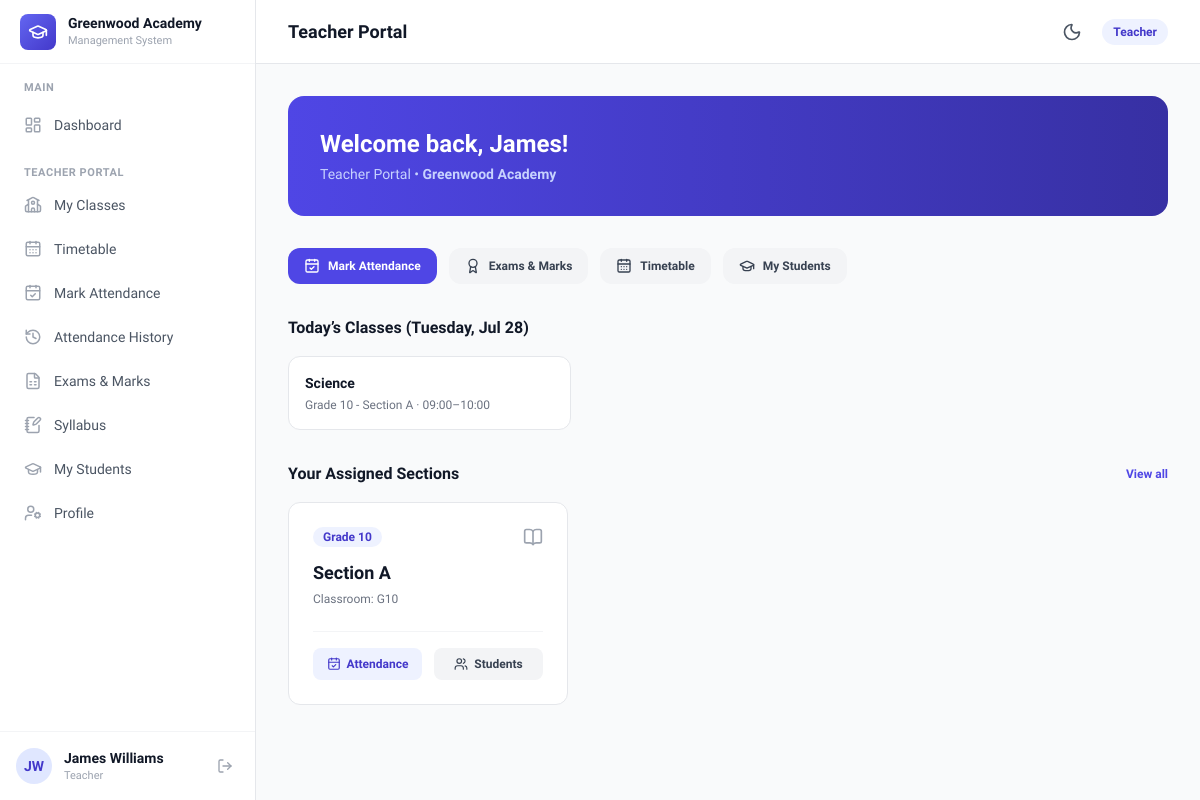
The app's page /dashboard/teacher/ (signed in), older data.
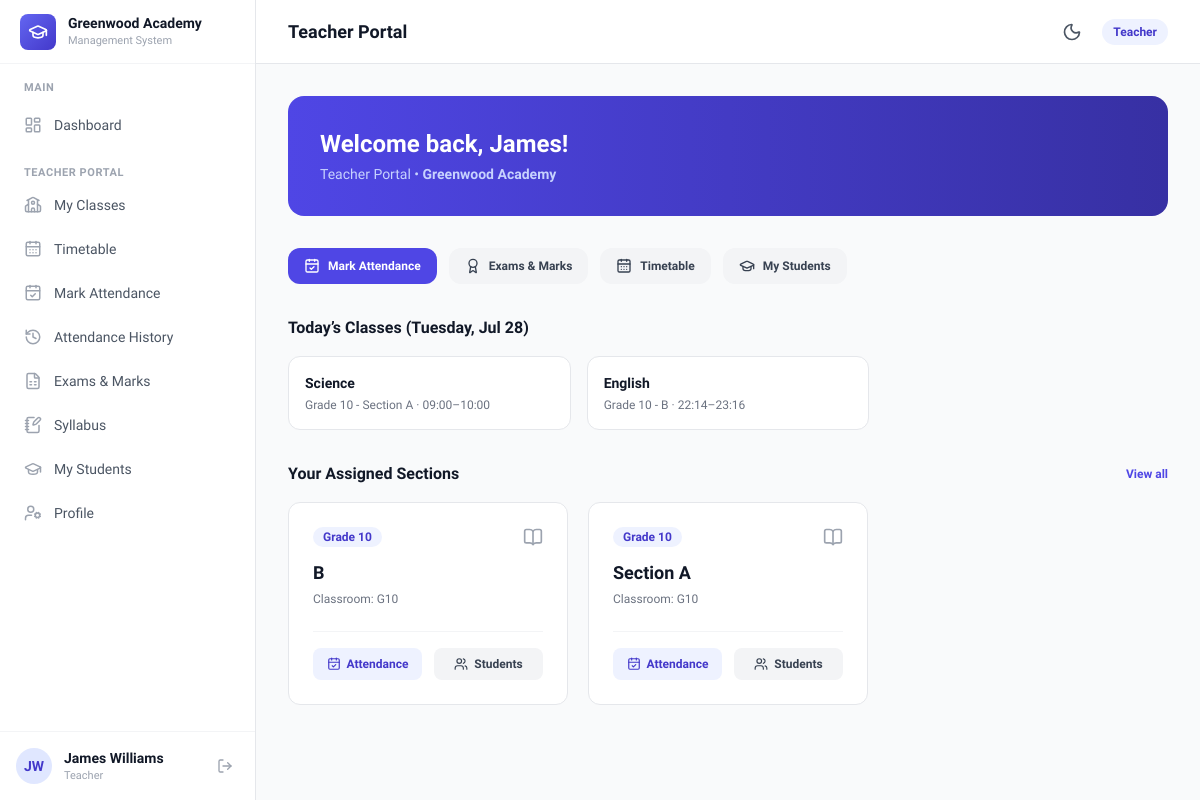
The same page, newer data.
### core/models.py (models this page shows, shortened)
class TenantModel(models.Model):
    school = models.ForeignKey(
        School,
        on_delete=models.CASCADE,
        related_name='%(class)s_set',
    )
    objects = TenantManager()
    unscoped = UnscopedManager()
    class Meta:
        abstract = True

class Timetable(TenantModel):
    section = models.ForeignKey(
        Section,
        on_delete=models.CASCADE,
        related_name='timetables'
    )
    subject = models.ForeignKey(
        Subject,
        on_delete=models.CASCADE,
        related_name='timetables'
    )
    teacher = models.ForeignKey(
        settings.AUTH_USER_MODEL,
        on_delete=models.CASCADE,
        related_name='timetables'
    )
    day_of_week = models.CharField(
        max_length=20,
        choices=DayOfWeekChoices.choices
    )
    start_time = models.TimeField()
    end_time = models.TimeField()
    class Meta:
        ordering = ['day_of_week', 'start_time']

class Subject(TenantModel):
    name = models.CharField(max_length=200)
    code = models.CharField(max_length=50)
    class Meta:
        ordering = ['name']
        unique_together = ['school', 'code']

class Section(TenantModel):
    classroom = models.ForeignKey(
        ClassRoom,
        on_delete=models.CASCADE,
        related_name='sections'
    )
    name = models.CharField(max_length=100)
    class_teacher = models.ForeignKey(
        settings.AUTH_USER_MODEL,
        on_delete=models.SET_NULL,
        null=True,
        blank=True,
        related_name='managed_sections'
    )
    class Meta:
        ordering = ['classroom__name', 'name']
        unique_together = ['classroom', 'name']
    def __str__(self):
        return f"{self.classroom.name} - {self.name}"

class ClassRoom(TenantModel):
    name = models.CharField(max_length=200)
    code = models.CharField(max_length=50)
    class Meta:
        ordering = ['name']
        unique_together = ['school', 'code']

### core/views.py (the view)
# urls.py: path('dashboard/teacher/', views.dashboard_teacher, name='dashboard_teacher'),
@login_required
def dashboard_teacher(request):
    user = request.user
    if user.primary_role != 'teacher' and not user.is_superuser:
        return redirect('core:dashboard')
    managed_sections = get_teacher_sections(user)
    today = datetime.date.today()
    today_key = today.strftime('%A').lower()  # monday, tuesday, ...
    today_slots = Timetable.objects.filter(
        teacher=user,
        day_of_week=today_key,
    ).select_related('section', 'section__classroom', 'subject').order_by('start_time')
    return render(request, 'core/dashboard_teacher.html', {
        'sections': managed_sections,
        'today_slots': today_slots,
        'today': today,
    })

### core/managers.py (called while the page is built)
def set_current_school(school):
    _thread_locals.current_school = school

def get_current_school():
    return getattr(_thread_locals, 'current_school', None)

def clear_current_school():
    _thread_locals.current_school = None

    def get_queryset(self):
        qs = TenantQuerySet(self.model, using=self._db)
        current_school = get_current_school()
        if current_school is not None:
            qs = qs.filter(school=current_school)
        return qs

### core/models.py (called while the page is built)
    @property
    def currency_symbol(self):
        return CURRENCY_SYMBOLS.get(self.currency, self.currency)

    @property
    def theme_palette(self):
        return THEME_PALETTES.get(self.theme_color, THEME_PALETTES[ThemeColorChoices.INDIGO])

    @property
    def is_school_admin(self):
        return self.primary_role == PrimaryRoleChoices.SCHOOL_ADMIN

    @property
    def role_display(self):
        if self.is_superuser:
            return 'Platform Admin'
        return self.get_primary_role_display()

### templates/core/dashboard_teacher.html (shortened to what the changed rows need)
{% extends "base.html" %}
{% block page_title %}Teacher Portal{% endblock %}
{% block content %}
<div class="space-y-8">
    <div class="relative overflow-hidden rounded-2xl bg-gradient-to-r from-primary-600 to-primary-800 p-6 lg:p-8 text-white">
        <h2 class="text-xl lg:text-2xl font-bold">Welcome back, {{ user.first_name }}!</h2>
    </div>
    {% if today_slots %}
    <div>
        <div class="grid grid-cols-1 md:grid-cols-2 lg:grid-cols-3 gap-4">
            {% for slot in today_slots %}
            <div class="bg-white rounded-xl border border-gray-200 p-4">
                <p class="text-sm font-bold text-gray-900">{{ slot.subject.name }}</p>
                <p class="text-xs text-gray-500 mt-1">{{ slot.section }} · {{ slot.start_time|time:"H:i" }}–{{ slot.end_time|time:"H:i" }}</p>
            </div>
            {% endfor %}
        </div>
    </div>
    {% endif %}
    <div>
        <div class="grid grid-cols-1 md:grid-cols-2 lg:grid-cols-3 gap-5">
            {% for section in sections %}
            <div class="bg-white rounded-xl border border-gray-200 p-6 hover:shadow-md transition-shadow flex flex-col justify-between">
                <div>
                    <div class="flex items-center justify-between mb-3">
                        <span class="inline-flex items-center px-2.5 py-0.5 rounded-full text-xs font-semibold bg-primary-50 text-primary-700">
                            {{ section.classroom.name }}
                        </span>
                        <i data-lucide="book-open" class="w-5 h-5 text-gray-400"></i>
                    </div>
                    <h4 class="text-lg font-bold text-gray-900">{{ section.name }}</h4>
                    <p class="text-xs text-gray-500 mt-1">Classroom: {{ section.classroom.code }}</p>
                </div>
                <div class="mt-6 pt-4 border-t border-gray-100 flex items-center gap-3">
                    <a href="{% url 'core:attendance_mark' %}?section_id={{ section.id }}" class="flex-1 text-center py-2 px-3 bg-primary-50 hover:bg-primary-100 text-primary-700 text-xs font-semibold rounded-lg transition-colors flex items-center justify-center gap-1.5">
                        <i data-lucide="calendar-check" class="w-3.5 h-3.5"></i> Attendance
                    </a>
                    <a href="{% url 'core:teacher_students' %}?section={{ section.id }}" class="flex-1 text-center py-2 px-3 bg-gray-100 hover:bg-gray-200 text-gray-700 text-xs font-semibold rounded-lg transition-colors flex items-center justify-center gap-1.5">
                        <i data-lucide="users" class="w-3.5 h-3.5"></i> Students
                    </a>
                </div>
            </div>
            {% endfor %}
        </div>
    </div>
</div>
{% endblock %}

Row changes from the older to the newer data that the page shows:
added Timetable: subject.name "English", section "Grade 10 - B", start_time "22:14", end_time "23:16"
added Section: classroom.name "Grade 10", name "B", classroom.code "G10"
